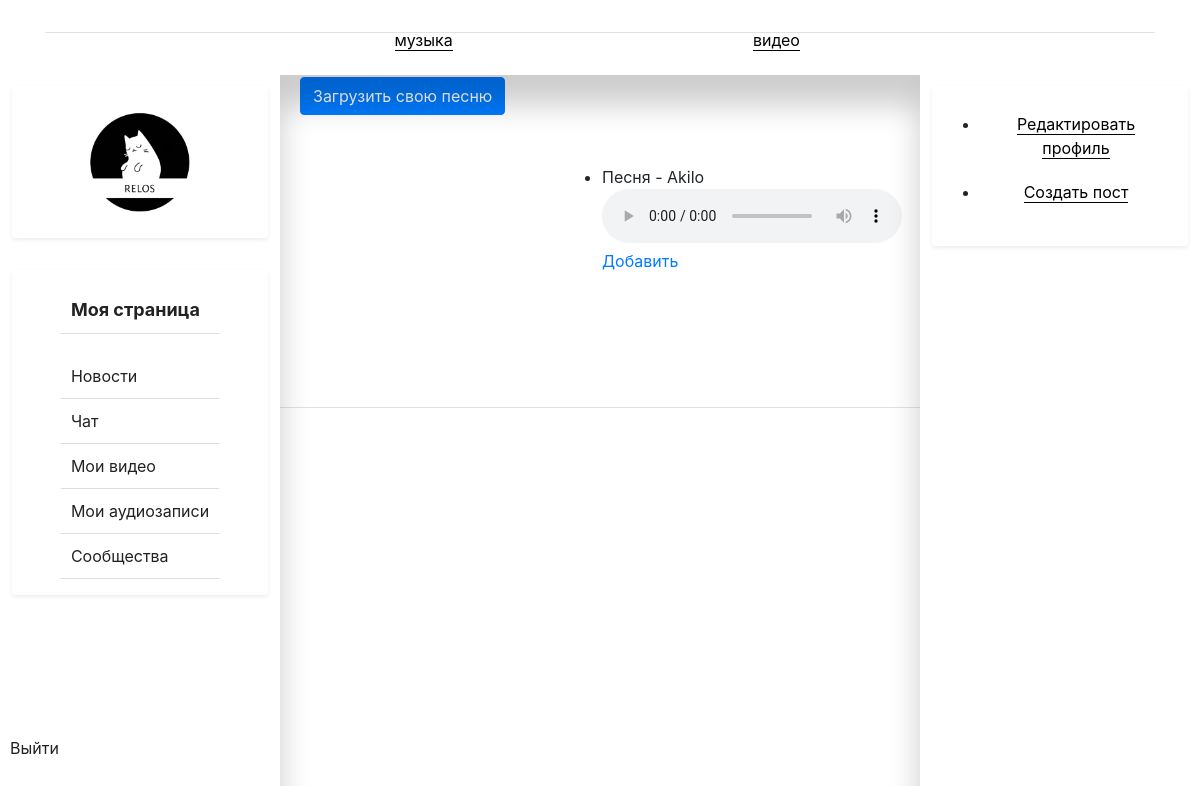
/music/songs/, run on an earlier commit of the app's database.
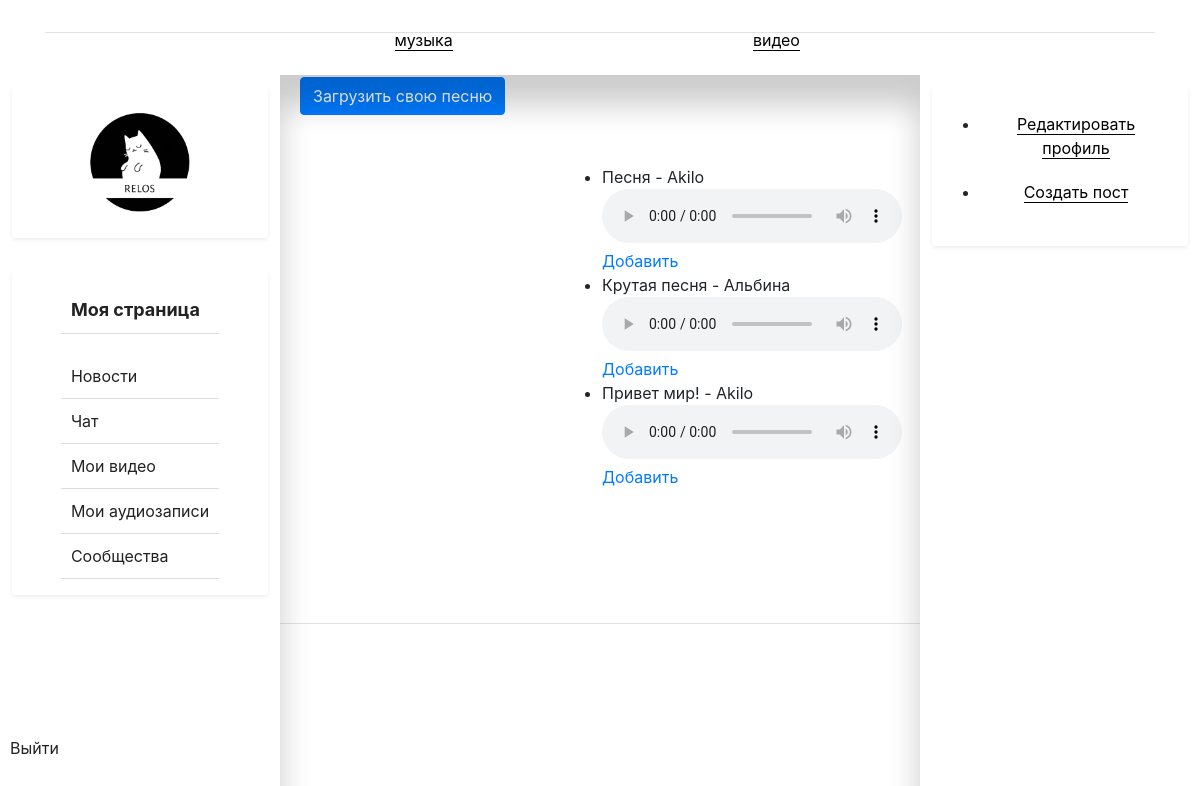
And on a later commit of the database.
### music/models.py (models this page shows)
class Song(models.Model):
    title = models.CharField(max_length=100)
    artist = models.CharField(max_length=100)
    album = models.CharField(max_length=100)
    audio_file = models.FileField(upload_to='songs/')

### music/views.py (the view)
# urls.py: path('songs/', song_list, name='song_list'),
def song_list(request):
    songs = Song.objects.all()
    return render(request, 'music/song_list.html', {'songs': songs})

### relog/context_processors.py (called while the page is built)
def menu(request):
    menus = Menu.objects.order_by('order_by')
    return {'menus': menus}

### templates/music/song_list.html (shortened to what this page needs)
{% extends 'base_profile.html' %}
{% block content %}
<a class='btn btn-primary' href="{% url 'music:song_upload' %}">Загрузить свою песню</a>
    <div class="music">
          <ul>
          {% for song in songs %}
              <li>{{ song.title }} - {{ song.artist }}</li>
              <audio class='song-player' id="player" controls src="{{ song.audio_file.url }}"></audio>
            <a href="{% url 'music:add_user_song' i=song.id %}">Добавить</a>
              <br>
          {% endfor %}
          </ul>
</div>
{% endblock %}

### templates/base_profile.html (shortened to what this page needs)
<!DOCTYPE html>
{% load static %}
<html>
<head>
    <link rel="stylesheet" href="https://cdn.jsdelivr.net/npm/bootstrap@5.2.3/dist/css/bootstrap.min.css">
    <link rel="stylesheet" href="https://maxcdn.bootstrapcdn.com/bootstrap/4.0.0/css/bootstrap.min.css">
</head>
<body>
<body>
    <div class="container">
        <header class="d-flex flex-wrap justify-content-center py-3 mb-4 border-bottom">
            <div class="row">
                <div class="music-menu">
                    <ul>
                        <li><a href="{% url 'music:song_list' %}">музыка</a></li>
                        <li><a  href="{% url 'video:video_list' %}">видео</a></li>
                    </ul>
                </div>
    <div class="sidebar">
    <div class="d-flex align-items-center p-3 my-3 bg-purple rounded shadow-sm">
        <img src="/media/images/icon.png" alt="" width="100" height="100">
    </div>
    <div class="d-flex align-items-center p-3 my-3 bg-purple rounded shadow-sm">
        <ul>
            <li class="profile-link"><a href="{% url 'profiles:profile' username=user.username %}">Моя страница</a></li>
            <li><a href="{% url 'profiles:news' username=user.username %}">Новости</a></li>
            <li><a href="/messages/{{request.user}}/">Чат</a></li>
            <li><a href="{% url 'video:user_video' %}">Мои видео</a></li>
            <li><a href="{% url 'music:music_user' %}">Мои аудиозаписи</a></li>
            <li><a href="{% url 'community:community_list' %}">Сообщества</a></li>
        </ul>
    </div>
    <a class="logout" href="/logout/">Выйти</a>
</div>
      <div class="sidebar2">
      <div class="d-flex align-items-center p-3 my-3 bg-purple rounded shadow-sm">
        <ul>
        <li><a href="{% url 'profiles:edit_profile' username=user.username %}">Редактировать профиль</a></li>
        <li><a href="{% url 'profiles:edit_post' username=user.username %}">Создать пост</a></li>
      </ul>
      </div>
      </div>
    </div>
        </header>
        </div>
        <main>
          <div class="main-content">
            {% block content %}
            {% endblock %}
          </div>
        </main>
        <footer class="pt-5 my-5 text-body-secondary border-top">
      </footer>
</body>
</html>

### templates/base_profile.html (style rules this page uses)
.sidebar { margin-top: 70px; position: fixed; top: 0; left: 0; height: 100vh; width: 280px; background-color: #fff; display: flex; flex-direction: column; box-shadow: 0 30px 30px rgba(0.5, 0.5, 0.5, 0.2); z-index: 1; }
.sidebar ul { list-style-type: none; margin: 0; padding: 0; }
.sidebar ul li { padding: 10px; text-align: left; border-bottom: 1px solid #ddd; }
.sidebar a { display: block; color: #222; text-decoration: none; }
.sidebar .logout { position: absolute; margin-bottom: 100px; bottom: 10px; left: 10px; }
.sidebar img { margin: 10px; }
.sidebar .profile-link { font-weight: bold; font-size: 18px; margin-bottom: 20px; color: #222; }
.sidebar2 { margin-top: 70px; position: fixed; top: 0; right: 0; height: 100vh; width: 280px; background-color: #fff; display: flex; flex-direction: column; box-shadow: 0 30px 30px rgba(0.5, 0.5, 0.5, 0.2); z-index: 1; }
.sidebar2 ul li { padding: 10px; text-align: center; }
.sidebar2 a { color: #000; text-decoration: none; border-bottom: 1px solid #000; }
.main-content { margin-left: 280px; margin-right: 280px; padding: 20px; z-index: 0; }
.d-flex.align-items-center.p-3.my-3.bg-purple.rounded.shadow-sm { justify-content: center; }
.music-menu { position: fixed; margin-top: 5px; top: 0; left: 0; height: 70px; width: 100%; color: #ffffff; box-shadow: 0 30px 30px rgba(0.5, 0.5, 0.5, 0.2); z-index: 1; display: flex; align-items: center; justify-content: center; }
.music-menu ul { list-style: none; display: flex; align-items: center; justify-content: space-around; margin: 0; padding: 0; width: 60%; }
.music-menu li { margin: 0; width: 50%; text-align: center; }
.music-menu a { color: #000; text-decoration: none; border-bottom: 1px solid #000; }

### templates/music/song_list.html (style rules this page uses)
.music { margin-left: 220px; padding: 50px; }

What changed in the data, as far as the page shows it:
added Song: title "Крутая песня", artist "Альбина"
added Song: title "Привет мир!", artist "Akilo"
